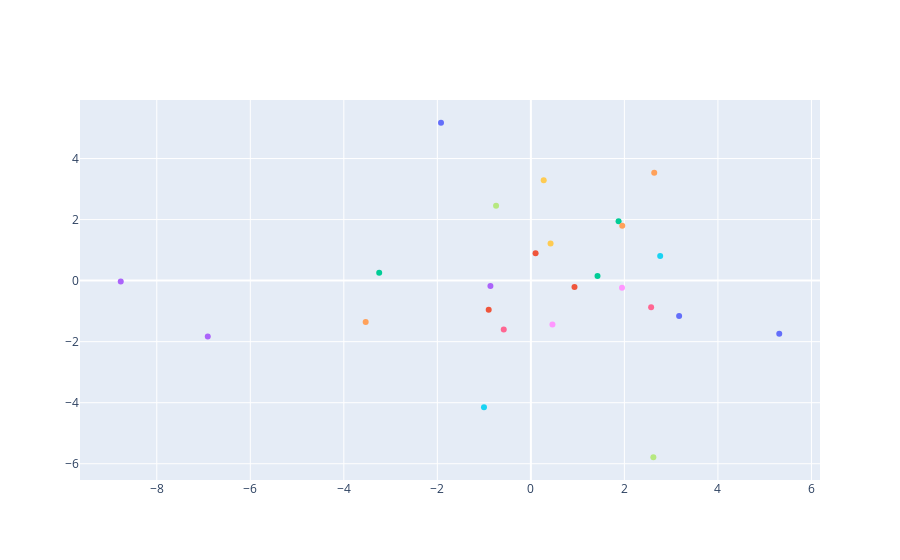

Source (notebook cell):
### Code cell
# PCA to plot the data in 2D (using plotly)
pca = PCA(n_components=2)
X_pca = pca.fit_transform(X)

# Keep a column with color that change with bpm increasing (bpm being the first column of X)
X_pca = np.c_[X_pca, df['bpm'].values]

# same but hovering over the points to see the song name
fig = go.Figure()
for i in range(len(X_pca)):
    fig.add_trace(go.Scatter(x=[X_pca[i, 0]], y=[X_pca[i, 1]], mode='markers', marker=dict(color=X_pca[i, 2]), text=names[i], name=names[i], showlegend=False))
fig.show()

### Figure 1 — Plotly figure (JSON) as saved in the notebook; plotly's stock layout.template omitted (floating-point values rounded to 4 significant figures)
{"data": [{"marker": {"color": 155}, "mode": "markers", "name": "ANDUJ - I wanna make you move.mp3", "showlegend": false, "text": "ANDUJ - I wanna make you move.mp3", "type": "scatter", "x": [3.171], "y": [-1.162]}, {"marker": {"color": 155}, "mode": "markers", "name": "Caravel - Untz Untz.mp3", "showlegend": false, "text": "Caravel - Untz Untz.mp3", "type": "scatter", "x": [0.9329], "y": [-0.2078]}, {"marker": {"color": 157}, "mode": "markers", "name": "Charli xcx - Guess ft. Billie Eilish (Stretch's Hard Flip) [FREE DOWNLOAD].mp3", "showlegend": false, "text": "Charli xcx - Guess ft. Billie Eilish (Stretch's Hard Flip) [FREE DOWNLOAD].mp3", "type": "scatter", "x": [1.876], "y": [1.943]}, {"marker": {"color": 160}, "mode": "markers", "name": "CHIHIRO - KALTWEISS REMIX (FREE DL).mp3", "showlegend": false, "text": "CHIHIRO - KALTWEISS REMIX (FREE DL).mp3", "type": "scatter", "x": [-8.77], "y": [-0.0269]}, {"marker": {"color": 160}, "mode": "markers", "name": "Dance With Me - SENTIENT (FREE DL).mp3", "showlegend": false, "text": "Dance With Me - SENTIENT (FREE DL).mp3", "type": "scatter", "x": [2.638], "y": [3.538]}, {"marker": {"color": 150}, "mode": "markers", "name": "DOCTOR DE LA NOCHE — HOT GIRLS LISTEN TO TECHNO.mp3", "showlegend": false, "text": "DOCTOR DE LA NOCHE — HOT GIRLS LISTEN TO TECHNO.mp3", "type": "scatter", "x": [2.765], "y": [0.8093]}, {"marker": {"color": 153}, "mode": "markers", "name": "Fallin' in Love.mp3", "showlegend": false, "text": "Fallin' in Love.mp3", "type": "scatter", "x": [2.572], "y": [-0.8763]}, {"marker": {"color": 155}, "mode": "markers", "name": "Frankyeffe - Touch Me (Caravel Remix).mp3", "showlegend": false, "text": "Frankyeffe - Touch Me (Caravel Remix).mp3", "type": "scatter", "x": [-0.7443], "y": [2.452]}, {"marker": {"color": 155}, "mode": "markers", "name": "Free DL � KE�TR - La Classe (Jul Le Sang Edit) [KT001].mp3", "showlegend": false, "text": "Free DL � KE�TR - La Classe (Jul Le Sang Edit) [KT001].mp3", "type": "scatter", "x": [0.4612], "y": [-1.436]}, {"marker": {"color": 154}, "mode": "markers", "name": "Love Game (Black Traffic Remix).mp3", "showlegend": false, "text": "Love Game (Black Traffic Remix).mp3", "type": "scatter", "x": [0.4214], "y": [1.219]}, {"marker": {"color": 155}, "mode": "markers", "name": "Marlon Hoffstadt - I Got You (Nachtigaller Schranz Rework) � FREE DOWNLOAD.mp3", "showlegend": false, "text": "Marlon Hoffstadt - I Got You (Nachtigaller Schranz Rework) � FREE DOWNLOAD.mp3", "type": "scatter", "x": [-1.922], "y": [5.173]}, {"marker": {"color": 157}, "mode": "markers", "name": "MORSURE - Run Up Your Yard.mp3", "showlegend": false, "text": "MORSURE - Run Up Your Yard.mp3", "type": "scatter", "x": [0.1007], "y": [0.9008]}, {"marker": {"color": 158}, "mode": "markers", "name": "Nicolas Julian, NOTMYTYPE, AENJAY & SP!NNER - Jump Dance Move Bounce (VIP Mix).mp3", "showlegend": false, "text": "Nicolas Julian, NOTMYTYPE, AENJAY & SP!NNER - Jump Dance Move Bounce (VIP Mix).mp3", "type": "scatter", "x": [-3.244], "y": [0.2617]}, {"marker": {"color": 155}, "mode": "markers", "name": "Nyctonian - Purpura Violaceum x Habits - Tove Lo (FREE DOWNLOAD).mp3", "showlegend": false, "text": "Nyctonian - Purpura Violaceum x Habits - Tove Lo (FREE DOWNLOAD).mp3", "type": "scatter", "x": [-6.91], "y": [-1.834]}, {"marker": {"color": 158}, "mode": "markers", "name": "Onlynumbers - Euphoric Night Ft. Lucifer � 𝐅𝐑𝐄𝐄 𝐃𝐎𝐖𝐍𝐋𝐎𝐀𝐃.mp3", "showlegend": false, "text": "Onlynumbers - Euphoric Night Ft. Lucifer � 𝐅𝐑𝐄𝐄 𝐃𝐎𝐖𝐍𝐋𝐎𝐀𝐃.mp3", "type": "scatter", "x": [-3.533], "y": [-1.356]}, {"marker": {"color": 160}, "mode": "markers", "name": "Premiere� AREA ØNE - Balance [Free DL].mp3", "showlegend": false, "text": "Premiere� AREA ØNE - Balance [Free DL].mp3", "type": "scatter", "x": [-1.002], "y": [-4.152]}, {"marker": {"color": 155}, "mode": "markers", "name": "Premiere� SCARLETT. - Blood (PRMIDV Remix) [PLSR009].mp3", "showlegend": false, "text": "Premiere� SCARLETT. - Blood (PRMIDV Remix) [PLSR009].mp3", "type": "scatter", "x": [-0.5802], "y": [-1.598]}, {"marker": {"color": 157}, "mode": "markers", "name": "RIHANNA - PLEASE DON'T STOP THE MUSIC ( ENCODED DATA REMIX ) FREE DL.mp3", "showlegend": false, "text": "RIHANNA - PLEASE DON'T STOP THE MUSIC ( ENCODED DATA REMIX ) FREE DL.mp3", "type": "scatter", "x": [2.619], "y": [-5.787]}, {"marker": {"color": 165}, "mode": "markers", "name": "S1GE - HELP !!! [FREE DL].mp3", "showlegend": false, "text": "S1GE - HELP !!! [FREE DL].mp3", "type": "scatter", "x": [1.949], "y": [-0.2344]}, {"marker": {"color": 155}, "mode": "markers", "name": "Save Me (RiVid Remix).mp3", "showlegend": false, "text": "Save Me (RiVid Remix).mp3", "type": "scatter", "x": [0.2745], "y": [3.287]}, {"marker": {"color": 155}, "mode": "markers", "name": "Victor Krum- Let Go Of UK Rap (FREE DL).mp3", "showlegend": false, "text": "Victor Krum- Let Go Of UK Rap (FREE DL).mp3", "type": "scatter", "x": [5.312], "y": [-1.738]}, {"marker": {"color": 170}, "mode": "markers", "name": "Wave (KomaCasper Remix) [feat. REDCHINAWAVE].mp3", "showlegend": false, "text": "Wave (KomaCasper Remix) [feat. REDCHINAWAVE].mp3", "type": "scatter", "x": [-0.9018], "y": [-0.9506]}, {"marker": {"color": 165}, "mode": "markers", "name": "You And Me (Disclosure Live Raw Edit).mp3", "showlegend": false, "text": "You And Me (Disclosure Live Raw Edit).mp3", "type": "scatter", "x": [1.425], "y": [0.153]}, {"marker": {"color": 160}, "mode": "markers", "name": "[FREE DOWNLOAD] Jayron & GEWOONRAVES - is anyone out there�.mp3", "showlegend": false, "text": "[FREE DOWNLOAD] Jayron & GEWOONRAVES - is anyone out there�.mp3", "type": "scatter", "x": [-0.8648], "y": [-0.1751]}, {"marker": {"color": 158}, "mode": "markers", "name": "𝐏𝐑𝐄𝐌𝐈𝐄𝐑𝐄 � Skoden - Worldwide Suicide [RBK015].mp3", "showlegend": false, "text": "𝐏𝐑𝐄𝐌𝐈𝐄𝐑𝐄 � Skoden - Worldwide Suicide [RBK015].mp3", "type": "scatter", "x": [1.954], "y": [1.798]}], "layout": {}}
